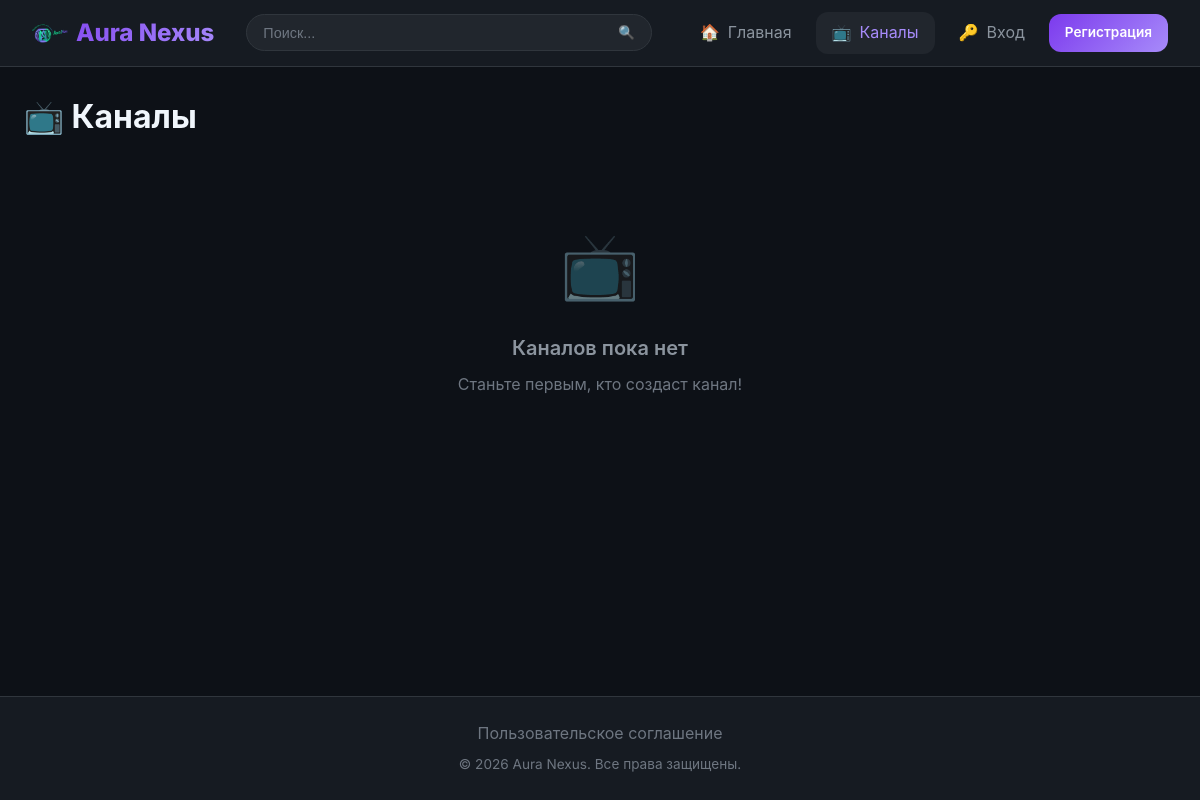
The page /channels on the database as committed earlier.
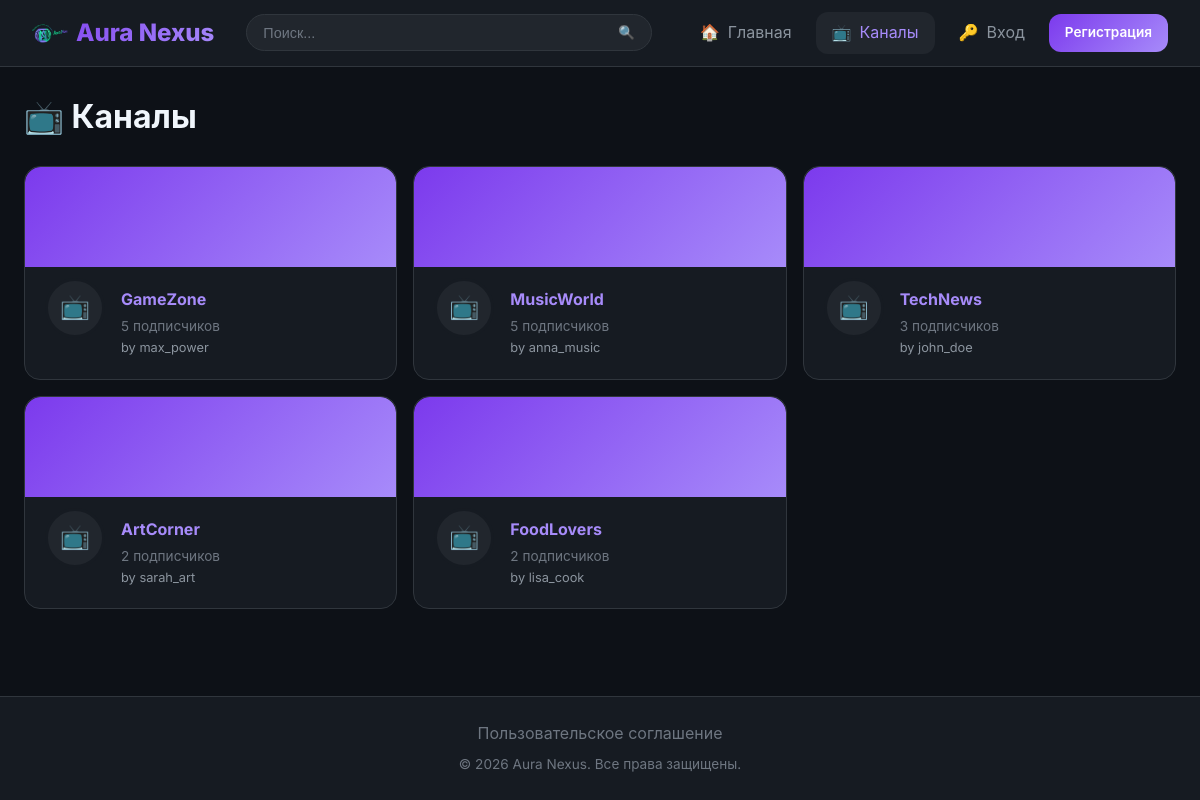
The same page on the database as committed later.
### tables this page shows
CREATE TABLE channels (
            id INTEGER PRIMARY KEY AUTOINCREMENT,
            name TEXT UNIQUE NOT NULL,
            description TEXT,
            avatar TEXT,
            banner TEXT,
            creator_id INTEGER NOT NULL,
            created_at TEXT DEFAULT CURRENT_TIMESTAMP,
            FOREIGN KEY (creator_id) REFERENCES users(id)
        );

CREATE TABLE users (
            id INTEGER PRIMARY KEY AUTOINCREMENT,
            username TEXT UNIQUE NOT NULL,
            email TEXT UNIQUE NOT NULL,
            password TEXT NOT NULL,
            role TEXT DEFAULT 'user',
            avatar TEXT,
            banner TEXT,
            bio TEXT,
            is_banned INTEGER DEFAULT 0,
            ban_until TEXT,
            ban_reason TEXT,
            created_at TEXT DEFAULT CURRENT_TIMESTAMP
        );

### app.py (the view)
@app.route('/channels')
def channels_list():
    conn = get_db()
    channels = conn.execute('''
        SELECT c.*, u.username as creator_name,
               (SELECT COUNT(*) FROM channel_subscribers WHERE channel_id = c.id) as sub_count
        FROM channels c
        JOIN users u ON c.creator_id = u.id
        ORDER BY sub_count DESC
    ''').fetchall()
    user = get_current_user()
    chat_messages = get_chat_messages() if user else []
    return render_template('channel/list.html', channels=channels, chat_messages=chat_messages)

### app.py (called while the page is built, shortened)
def get_db():
    if 'db' not in g:
        g.db = sqlite3.connect(DATABASE, timeout=30)
        g.db.row_factory = sqlite3.Row
        g.db.execute('PRAGMA journal_mode=WAL')
        g.db.execute('PRAGMA busy_timeout=30000')
    return g.db

def get_current_user():
    if 'user_id' not in session:
        return None

@app.context_processor
def inject_globals():
    user = get_current_user()
    notif_count = get_unread_notifications_count(user['id']) if user else 0
    msg_count = get_unread_messages_count(user['id']) if user else 0
    pending_reports = get_pending_reports_count() if user and user['role'] in ['admin', 'moderator'] else 0
    return {
        'current_user': user,
        'notification_count': notif_count,
        'message_count': msg_count,
        'pending_reports_count': pending_reports,
        'REACTION_TYPES': REACTION_TYPES,
        'REPORT_CATEGORIES': REPORT_CATEGORIES,
    }

### templates/channel/list.html (shortened to what this page needs)
{% extends 'base.html' %}
{% block content %}
<div style="display: flex; justify-content: space-between; align-items: center; margin-bottom: 1.5rem;">
    <h1>📺 Каналы</h1>
</div>
<div style="display: grid; grid-template-columns: repeat(auto-fill, minmax(300px, 1fr)); gap: 1rem;">
    {% for channel in channels %}
    <a href="/channel/{{ channel.id }}" class="card" style="text-decoration: none; transition: transform 0.2s;">
        <div style="height: 100px; background: var(--accent-gradient); border-radius: var(--radius-lg) var(--radius-lg) 0 0; overflow: hidden;">
        </div>
        <div class="card-body" style="display: flex; gap: 1rem; align-items: center;">
            <div style="width: 60px; height: 60px; border-radius: 50%; background: var(--bg-tertiary); display: flex; align-items: center; justify-content: center; font-size: 1.5rem; margin-top: -30px; border: 3px solid var(--bg-secondary); overflow: hidden;">
                {% if channel.avatar %}
                <img src="{{ url_for('uploaded_file', filename=channel.avatar) }}" alt="" style="width: 100%; height: 100%; object-fit: cover;">
                {% else %}
                📺
                {% endif %}
            </div>
            <div style="flex: 1;">
                <h3 style="font-size: 1rem; margin-bottom: 0.25rem;">{{ channel.name }}</h3>
                <p style="font-size: 0.85rem; color: var(--text-muted);">{{ channel.sub_count }} подписчиков</p>
                <p style="font-size: 0.8rem; color: var(--text-secondary);">by {{ channel.creator_name }}</p>
            </div>
        </div>
    </a>
    {% else %}
    <div class="empty-state" style="grid-column: 1 / -1;">
        <div class="empty-state-icon">📺</div>
        <h3 class="empty-state-title">Каналов пока нет</h3>
        <p>Станьте первым, кто создаст канал!</p>
    </div>
    {% endfor %}
</div>
{% endblock %}

### templates/base.html (shortened to what this page needs)
<!DOCTYPE html>
<html lang="ru">
<head>
    <link rel="stylesheet" href="{{ url_for('static', filename='css/style.css') }}">
    <link href="https://cdn.quilljs.com/1.3.7/quill.snow.css" rel="stylesheet">
</head>
<body>
    <nav>
    <a href="/" class="logo">
        <img src="{{ url_for('static', filename='images/logo.png') }}" alt="Aura Nexus" class="logo-image">
        <span>Aura Nexus</span>
    </a>
    <div class="search-container">
        <form class="search-bar" action="/" method="GET">
            <input type="text" name="q" placeholder="Поиск..." value="{{ request.args.get('q', '') }}">
            <button type="submit">🔍</button>
        </form>
    </div>
    <div class="nav-links">
        <a href="/" class="nav-link {% if request.path == '/' %}active{% endif %}">
            <span>🏠</span>
            <span>Главная</span>
        </a>
        <a href="/channels" class="nav-link {% if '/channel' in request.path %}active{% endif %}">
            <span>📺</span>
            <span>Каналы</span>
        </a>
        {% if current_user %}
        <a href="/messages" class="nav-link {% if '/messages' in request.path %}active{% endif %}">
            <span>✉️</span>
            <span>Сообщения</span>
            {% if message_count > 0 %}
            <span class="badge">{{ message_count }}</span>
            {% endif %}
        </a>
        <a href="/notifications" class="nav-link {% if '/notifications' in request.path %}active{% endif %}">
            <span>🔔</span>
            {% if notification_count > 0 %}
            <span class="badge notification-badge">{{ notification_count }}</span>
            {% endif %}
        </a>
        <div class="dropdown">
            <div class="nav-user">
                <div class="nav-user-avatar">
                    {% if current_user.avatar %}
                    <img src="{{ url_for('uploaded_file', filename=current_user.avatar) }}" alt="">
                    {% else %}
                    {{ current_user.username[0]|upper }}
                    {% endif %}
                </div>
                <span>▼</span>
            </div>
            <div class="dropdown-menu">
                <a href="/profile/{{ current_user.username }}">
                    <span>👤</span> Мой профиль
                </a>
                <a href="/profile/settings">
                    <span>⚙️</span> Настройки
                </a>
                <div class="dropdown-divider"></div>
                <a href="/logout" class="danger">
                    <span>🚪</span> Выйти
                </a>
            </div>
        </div>
        {% else %}
        <a href="/login" class="nav-link">
            <span>🔑</span>
            <span>Вход</span>
        </a>
        <a href="/register" class="btn btn-sm">Регистрация</a>
        {% endif %}
    </div>
</nav>
    <div class="layout">
        <main class="main-content">
            {% block content %}{% endblock %}
        </main>
    </div>
    <footer>
        <a href="/user_agreement">Пользовательское соглашение</a>
        <p>&copy; 2026 Aura Nexus. Все права защищены.</p>
    </footer>
</body>
</html>

### static/CSS/style.css (style rules this page uses)
:root { --bg-primary: #0d1117; --bg-secondary: #161b22; --bg-tertiary: #21262d; --border-color: #30363d; --text-primary: #f0f6fc; --text-secondary: #8b949e; --text-muted: #6e7681; --accent-primary: #7c3aed; --accent-secondary: #a78bfa; --accent-gradient: linear-gradient(135deg, #7c3aed 0%, #a78bfa 100%); --success: #238636; --danger: #da3633; --warning: #9e6a03; --info: #1f6feb; --radius-sm: 6px; --radius-md: 12px; --radius-lg: 16px; --radius-full: 9999px; --shadow-sm: 0 1px 2px rgba(0,0,0,0.3); --shadow-md: 0 4px 12px rgba(0,0,0,0.4); --shadow-lg: 0 8px 24px rgba(0,0,0,0.5); --transition: all 0.2s ease; --font-family: 'Inter', -apple-system, BlinkMacSystemFont, 'Segoe UI', Roboto, sans-serif; }
* { margin: 0; padding: 0; box-sizing: border-box; }
body { font-family: var(--font-family); background: var(--bg-primary); color: var(--text-primary); min-height: 100vh; display: flex; flex-direction: column; line-height: 1.6; }
a { color: var(--accent-secondary); text-decoration: none; transition: var(--transition); }
nav { background: var(--bg-secondary); padding: 0.75rem 2rem; display: flex; align-items: center; gap: 2rem; border-bottom: 1px solid var(--border-color); position: sticky; top: 0; z-index: 100; }
.logo { font-size: 1.5rem; font-weight: 800; background: var(--accent-gradient); -webkit-background-clip: text; -webkit-text-fill-color: transparent; background-clip: text; display: flex; align-items: center; gap: 0.5rem; text-decoration: none; flex-shrink: 0; }
.logo-image { width: 36px; height: 36px; object-fit: contain; border-radius: 8px; }
.search-container { flex: 1; max-width: 500px; }
.search-bar { display: flex; background: var(--bg-tertiary); border: 1px solid var(--border-color); border-radius: var(--radius-full); overflow: hidden; transition: var(--transition); }
.search-bar input { flex: 1; background: transparent; border: none; padding: 0.6rem 1rem; color: var(--text-primary); font-size: 0.9rem; }
.search-bar input::placeholder { color: var(--text-muted); }
.search-bar button { background: transparent; border: none; padding: 0.6rem 1rem; color: var(--text-secondary); cursor: pointer; transition: var(--transition); }
.nav-links { display: flex; align-items: center; gap: 0.5rem; }
.nav-link { display: flex; align-items: center; gap: 0.5rem; padding: 0.5rem 1rem; color: var(--text-secondary); border-radius: var(--radius-md); transition: var(--transition); position: relative; }
.nav-link.active { background: var(--bg-tertiary); color: var(--accent-secondary); }
.layout { display: flex; max-width: 1400px; margin: 0 auto; padding: 1.5rem; gap: 1.5rem; flex: 1; width: 100%; }
.main-content { flex: 1; min-width: 0; }
.card { background: var(--bg-secondary); border: 1px solid var(--border-color); border-radius: var(--radius-lg); overflow: hidden; }
.card-body { padding: 1.25rem; }
.btn { display: inline-flex; align-items: center; justify-content: center; gap: 0.5rem; padding: 0.75rem 1.5rem; background: var(--accent-gradient); border: none; border-radius: var(--radius-md); color: white; font-weight: 600; font-size: 0.95rem; cursor: pointer; transition: var(--transition); text-decoration: none; }
.btn-sm { padding: 0.5rem 1rem; font-size: 0.85rem; }
footer { background: var(--bg-secondary); border-top: 1px solid var(--border-color); padding: 1.5rem; text-align: center; margin-top: auto; }
footer a { color: var(--text-muted); }
footer p { color: var(--text-muted); font-size: 0.85rem; margin-top: 0.5rem; }

Rows that differ between the two databases and show on the page:
added channels: name "GameZone", sub_count "5", creator_name "max_power"
added channels: name "MusicWorld", sub_count "5", creator_name "anna_music"
added channels: name "TechNews", sub_count "3", creator_name "john_doe"
added channels: name "ArtCorner", sub_count "2", creator_name "sarah_art"
added channels: name "FoodLovers", sub_count "2", creator_name "lisa_cook"
Other text that changed with them:
text no longer shown: "📺 Каналов пока нет Станьте первым, кто создаст канал!"
